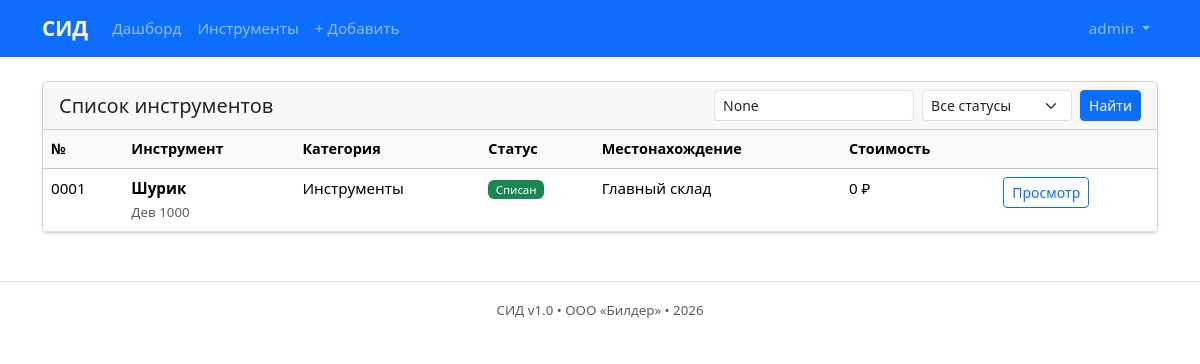
/tools/ (signed in), run on the app's committed database.
### apps/accounts/models.py (models this page shows, shortened)
class CustomUser(AbstractUser):
    role = models.CharField(max_length=20, choices=Role.choices, default=Role.STOREKEEPER)
    employee_id = models.CharField(max_length=20, unique=True, blank=True, null=True)
    department = models.CharField(max_length=100, blank=True)
    phone = models.CharField(max_length=20, blank=True)
    class Meta:
        db_table = 'users'
        verbose_name = 'Пользователь'
        verbose_name_plural = 'Пользователи'
    @property
    def can_manage_tools(self):
        return self.role in [Role.STOREKEEPER, Role.SUPPLY_MANAGER, Role.CHIEF_ENGINEER, Role.ADMIN]
    @property
    def can_view_reports(self):
        return self.role in [Role.SUPPLY_MANAGER, Role.CHIEF_ENGINEER, Role.ACCOUNTANT, Role.ADMIN]

### apps/tools/models.py (models this page shows, shortened)
class Tool(models.Model):
    STATUS_CHOICES = [
        ('in_stock', 'На складе'),
        ('issued', 'Выдан'),
        ('verification', 'На поверке'),
        ('written_off', 'Списан'),
    ]
    name = models.CharField(max_length=200)
    brand = models.CharField(max_length=100, blank=True)
    model = models.CharField(max_length=100, blank=True)
    inventory_number = models.CharField(max_length=50, unique=True)
    category = models.ForeignKey(ToolCategory, on_delete=models.PROTECT)
    purchase_date = models.DateField()
    initial_cost = models.DecimalField(max_digits=12, decimal_places=2)
    residual_cost = models.DecimalField(max_digits=12, decimal_places=2)
    qr_code = models.ImageField(upload_to='qr_codes/', blank=True, null=True)
    status = models.CharField(max_length=20, choices=STATUS_CHOICES, default='in_stock')
    location = models.ForeignKey(Location, on_delete=models.SET_NULL, null=True, blank=True)
    notes = models.TextField(blank=True)
    created_at = models.DateTimeField(auto_now_add=True)
    updated_at = models.DateTimeField(auto_now=True)
    class Meta:
        db_table = 'tools'
        verbose_name = 'Инструмент'
        verbose_name_plural = 'Инструменты'
        ordering = ['-created_at']

class ToolCategory(models.Model):
    name = models.CharField(max_length=100)
    class Meta:
        db_table = 'tool_categories'
        verbose_name = 'Категория'
        verbose_name_plural = 'Категории'
        ordering = ['name']
    def __str__(self):
        return self.name

class Location(models.Model):
    name = models.CharField(max_length=100)
    address = models.CharField(max_length=255, blank=True)
    class Meta:
        db_table = 'locations'
        verbose_name = 'Местонахождение'
        verbose_name_plural = 'Местонахождения'
        ordering = ['name']
    def __str__(self):
        return self.name

### apps/tools/views.py (the view)
# urls.py: path('tools/', views.tool_list, name='tool_list'),
@login_required
def tool_list(request):
    tools = Tool.objects.select_related('category', 'location').all()
    if request.user.role == 'foreman' and request.user.department:
        tools = tools.filter(
            Q(location__name__icontains=request.user.department) |
            Q(status='in_stock')
        )
    query = request.GET.get('q')
    if query:
        tools = tools.filter(
            Q(name__icontains=query) |
            Q(inventory_number__icontains=query) |
            Q(brand__icontains=query)
        )
    status = request.GET.get('status')
    if status:
        tools = tools.filter(status=status)
    return render(request, 'tools/tool_list.html', {'tools': tools, 'query': query})

### apps/tools/templates/tools/tool_list.html (shortened to what this page needs)
{% extends 'tools/base.html' %}
{% block content %}
<div class="card">
    <div class="card-header d-flex justify-content-between align-items-center flex-wrap gap-2">
        <h5 class="mb-0">Список инструментов</h5>
        <form method="get" class="d-flex gap-2">
            <input type="text" name="q" class="form-control form-control-sm" placeholder="Поиск..." value="{{ query }}" style="width:200px">
            <select name="status" class="form-select form-select-sm" style="width:150px">
                <option value="">Все статусы</option>
            </select>
            <button type="submit" class="btn btn-sm btn-primary">Найти</button>
        </form>
    </div>
    <div class="card-body p-0">
        <div class="table-responsive">
            <table class="table table-hover mb-0">
                <thead class="table-light">
                    <tr>
                        <th>№</th>
                        <th>Инструмент</th>
                        <th>Категория</th>
                        <th>Статус</th>
                        <th>Местонахождение</th>
                        <th>Стоимость</th>
                        <th></th>
                    </tr>
                </thead>
                <tbody>
                    {% for tool in tools %}
                    <tr>
                        <td>{{ tool.inventory_number }}</td>
                        <td>
                            <strong>{{ tool.name }}</strong><br>
                            <small class="text-muted">{{ tool.brand }} {{ tool.model }}</small>
                        </td>
                        <td>{{ tool.category }}</td>
                        <td>
                            <span class="badge bg-{{ tool.status|yesno:'success,warning,info,secondary' }}">
                                {{ tool.get_status_display }}
                            </span>
                        </td>
                        <td>{{ tool.location|default:"—" }}</td>
                        <td>{{ tool.residual_cost|floatformat:0 }} ₽</td>
                        <td>
                            <a href="{% url 'tools:tool_detail' tool.pk %}" class="btn btn-sm btn-outline-primary">Просмотр</a>
                        </td>
                    </tr>
                    {% empty %}
                    <tr><td colspan="7" class="text-center py-4 text-muted">Инструменты не найдены</td></tr>
                    {% endfor %}
                </tbody>
            </table>
        </div>
    </div>
</div>
{% endblock %}

### apps/tools/templates/tools/base.html (shortened to what this page needs)
{% load static %}
<!DOCTYPE html>
<html lang="ru">
<head>
    <link href="https://cdn.jsdelivr.net/npm/bootstrap@5.3.2/dist/css/bootstrap.min.css" rel="stylesheet">
    <link href="{% static 'css/style.css' %}" rel="stylesheet">
</head>
<body>
    {% if user.is_authenticated %}
    <nav class="navbar navbar-expand-lg navbar-dark bg-primary mb-4">
        <div class="container">
            <a class="navbar-brand fw-bold" href="{% url 'tools:dashboard' %}">СИД</a>
            <div class="collapse navbar-collapse" id="navMenu">
                <ul class="navbar-nav me-auto">
                    <li class="nav-item"><a class="nav-link" href="{% url 'tools:dashboard' %}">Дашборд</a></li>
                    <li class="nav-item"><a class="nav-link" href="{% url 'tools:tool_list' %}">Инструменты</a></li>
                    {% if user.can_manage_tools %}
                    <li class="nav-item"><a class="nav-link" href="{% url 'tools:tool_create' %}">+ Добавить</a></li>
                    {% endif %}
                </ul>
                <ul class="navbar-nav">
                    <li class="nav-item dropdown">
                        <a class="nav-link dropdown-toggle" href="#" role="button" data-bs-toggle="dropdown">
                            {{ user.get_short_name|default:user.username }}
                        </a>
                    </li>
                </ul>
            </div>
        </div>
    </nav>
    {% endif %}
    <div class="container">
        {% block content %}{% endblock %}
    </div>
    <footer class="mt-5 py-3 text-center text-muted border-top">
        <small>СИД v1.0 • ООО «Билдер» • {% now "Y" %}</small>
    </footer>
</body>
</html>

### static/css/style.css (style rules this page uses)
body { font-size: 0.95rem; }
.card { box-shadow: 0 0.125rem 0.25rem rgba(0,0,0,0.075); }
.navbar-brand { font-size: 1.3rem; }
.badge { font-weight: 500; }
.table th { font-weight: 600; font-size: 0.9rem; }

### data on the page
CustomUser: get_short_name "admin"
Tool: inventory_number "0001", name "Шурик", brand "Дев", model "1000", category "Инструменты", status "Списан", location "Главный склад", residual_cost "0"
